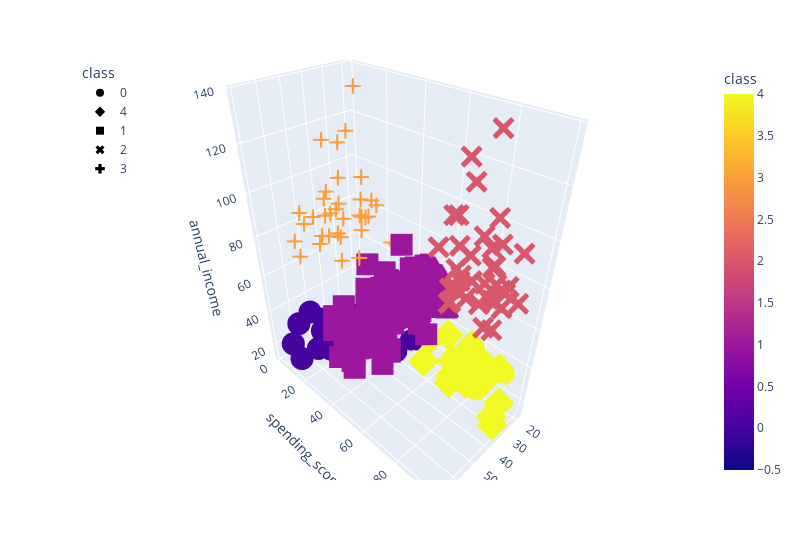

Notebook code cell kept with this figure:
### Code cell
# Plot the 3D-scatter with x="Annual Income", y="Spending Score (1-100)" and z="Age"
fig = px.scatter_3d(
    five_clusters,
    x="age",
    y="spending_score",
    z="annual_income",
    color="class",
    symbol="class",
    width=800,
)
fig.update_layout(legend=dict(x=0, y=1))
fig.show()

### Figure 1 — Plotly figure (JSON) as saved in the notebook; plotly's stock layout.template omitted (floating-point values rounded to 4 significant figures)
{"data": [{"hovertemplate": "class=%{marker.color}<br>age=%{x}<br>spending_score=%{y}<br>annual_income=%{z}<extra></extra>", "legendgroup": "0", "marker": {"color": [0, 0, 0, 0, 0, 0, 0, 0, 0, 0, 0, 0, 0, 0, 0, 0, 0, 0, 0, 0, 0, 0, 0], "coloraxis": "coloraxis", "symbol": "circle"}, "mode": "markers", "name": "0", "scene": "scene", "showlegend": true, "type": "scatter3d", "x": [19, 20, 31, 35, 64, 67, 58, 37, 35, 52, 35, 46, 54, 45, 40, 60, 53, 49, 42, 36, 65, 48, 49], "y": [39, 6, 40, 6, 3, 14, 15, 13, 35, 29, 35, 5, 14, 32, 31, 4, 4, 14, 17, 26, 35, 36, 28], "z": [15, 16, 17, 18, 19, 19, 20, 20, 21, 23, 24, 25, 28, 28, 29, 30, 33, 33, 34, 37, 38, 39, 39]}, {"hovertemplate": "class=%{marker.color}<br>age=%{x}<br>spending_score=%{y}<br>annual_income=%{z}<extra></extra>", "legendgroup": "4", "marker": {"color": [4, 4, 4, 4, 4, 4, 4, 4, 4, 4, 4, 4, 4, 4, 4, 4, 4, 4, 4, 4, 4, 4, 4], "coloraxis": "coloraxis", "symbol": "diamond"}, "mode": "markers", "name": "4", "scene": "scene", "showlegend": true, "type": "scatter3d", "x": [21, 23, 22, 23, 30, 35, 24, 22, 20, 35, 25, 31, 29, 35, 23, 21, 18, 21, 30, 20, 24, 31, 24], "y": [81, 77, 76, 94, 72, 99, 77, 79, 66, 98, 73, 73, 82, 61, 87, 73, 92, 81, 73, 75, 92, 61, 65], "z": [15, 16, 17, 18, 19, 19, 20, 20, 21, 23, 24, 25, 28, 28, 29, 30, 33, 33, 34, 37, 38, 39, 39]}, {"hovertemplate": "class=%{marker.color}<br>age=%{x}<br>spending_score=%{y}<br>annual_income=%{z}<extra></extra>", "legendgroup": "1", "marker": {"color": [1, 1, 1, 1, 1, 1, 1, 1, 1, 1, 1, 1, 1, 1, 1, 1, 1, 1, 1, 1, 1, 1, 1, 1, 1, 1, 1, 1, 1, 1, 1, 1, 1, 1, 1, 1, 1, 1, 1, 1, 1, 1, 1, 1, 1, 1, 1, 1, 1, 1, 1, 1, 1, 1, 1, 1, 1, 1, 1, 1, 1, 1, 1, 1, 1, 1, 1, 1, 1, 1, 1, 1, 1, 1, 1, 1, 1, 1, 1], "coloraxis": "coloraxis", "symbol": "square"}, "mode": "markers", "name": "1", "scene": "scene", "showlegend": true, "type": "scatter3d", "x": [50, 27, 29, 31, 49, 33, 31, 59, 50, 47, 51, 69, 27, 53, 70, 19, 67, 54, 63, 18, 43, 68, 19, 32, 70, 47, 60, 60, 59, 26, 45, 40, 23, 49, 57, 38, 67, 46, 21, 48, 55, 22, 34, 50, 68, 18, 48, 40, 32, 24, 47, 27, 48, 20, 23, 49, 67, 26, 49, 21, 66, 54, 68, 66, 65, 19, 38, 19, 18, 19, 63, 49, 51, 50, 27, 38, 40, 43, 28], "y": [55, 47, 42, 42, 52, 60, 54, 60, 45, 41, 50, 46, 51, 46, 56, 55, 52, 59, 51, 59, 50, 48, 59, 47, 55, 42, 49, 56, 47, 54, 53, 48, 52, 42, 51, 55, 41, 44, 57, 46, 58, 55, 60, 46, 55, 41, 49, 40, 42, 52, 47, 50, 42, 49, 41, 48, 59, 55, 56, 42, 50, 46, 43, 48, 52, 54, 42, 46, 48, 50, 43, 59, 43, 57, 56, 40, 58, 35, 40], "z": [40, 40, 40, 40, 42, 42, 43, 43, 43, 43, 44, 44, 46, 46, 46, 46, 47, 47, 48, 48, 48, 48, 48, 48, 49, 49, 50, 50, 54, 54, 54, 54, 54, 54, 54, 54, 54, 54, 54, 54, 57, 57, 58, 58, 59, 59, 60, 60, 60, 60, 60, 60, 61, 61, 62, 62, 62, 62, 62, 62, 63, 63, 63, 63, 63, 63, 64, 64, 65, 65, 65, 65, 67, 67, 67, 67, 69, 71, 76]}, {"hovertemplate": "class=%{marker.color}<br>age=%{x}<br>spending_score=%{y}<br>annual_income=%{z}<extra></extra>", "legendgroup": "2", "marker": {"color": [2, 2, 2, 2, 2, 2, 2, 2, 2, 2, 2, 2, 2, 2, 2, 2, 2, 2, 2, 2, 2, 2, 2, 2, 2, 2, 2, 2, 2, 2, 2, 2, 2, 2, 2, 2, 2, 2, 2], "coloraxis": "coloraxis", "symbol": "x"}, "mode": "markers", "name": "2", "scene": "scene", "showlegend": true, "type": "scatter3d", "x": [39, 31, 40, 38, 39, 31, 29, 32, 35, 32, 32, 28, 32, 34, 39, 38, 27, 30, 30, 29, 31, 36, 33, 32, 28, 36, 30, 27, 35, 32, 29, 30, 28, 36, 32, 38, 35, 32, 30], "y": [91, 77, 95, 75, 75, 71, 88, 73, 72, 93, 87, 97, 74, 90, 88, 76, 89, 78, 73, 83, 93, 75, 95, 63, 75, 92, 86, 69, 90, 86, 88, 97, 68, 85, 69, 91, 79, 74, 83], "z": [69, 70, 71, 71, 71, 72, 73, 73, 74, 75, 76, 77, 77, 78, 78, 78, 78, 78, 78, 79, 81, 85, 86, 87, 87, 87, 88, 88, 93, 97, 98, 99, 101, 103, 103, 113, 120, 126, 137]}, {"hovertemplate": "class=%{marker.color}<br>age=%{x}<br>spending_score=%{y}<br>annual_income=%{z}<extra></extra>", "legendgroup": "3", "marker": {"color": [3, 3, 3, 3, 3, 3, 3, 3, 3, 3, 3, 3, 3, 3, 3, 3, 3, 3, 3, 3, 3, 3, 3, 3, 3, 3, 3, 3, 3, 3, 3, 3, 3, 3, 3, 3], "coloraxis": "coloraxis", "symbol": "cross"}, "mode": "markers", "name": "3", "scene": "scene", "showlegend": true, "type": "scatter3d", "x": [23, 59, 47, 25, 20, 44, 19, 57, 25, 48, 34, 43, 44, 47, 37, 34, 56, 19, 50, 42, 36, 40, 36, 52, 58, 59, 37, 46, 41, 54, 41, 34, 33, 47, 45, 32], "y": [29, 11, 9, 34, 5, 7, 10, 5, 12, 36, 22, 17, 20, 16, 1, 1, 35, 5, 26, 20, 27, 13, 10, 13, 15, 14, 32, 15, 39, 24, 17, 23, 8, 16, 28, 18], "z": [70, 71, 71, 72, 73, 73, 74, 75, 77, 77, 78, 78, 78, 78, 78, 78, 79, 81, 85, 86, 87, 87, 87, 88, 88, 93, 97, 98, 99, 101, 103, 103, 113, 120, 126, 137]}], "layout": {"coloraxis": {"colorbar": {"title": {"text": "class"}}, "colorscale": [[0, "#0d0887"], [0.1111, "#46039f"], [0.2222, "#7201a8"], [0.3333, "#9c179e"], [0.4444, "#bd3786"], [0.5556, "#d8576b"], [0.6667, "#ed7953"], [0.7778, "#fb9f3a"], [0.8889, "#fdca26"], [1, "#f0f921"]]}, "legend": {"title": {"text": "class"}, "tracegroupgap": 0, "x": 0, "y": 1}, "margin": {"t": 60}, "scene": {"domain": {"x": [0, 1], "y": [0, 1]}, "xaxis": {"title": {"text": "age"}}, "yaxis": {"title": {"text": "spending_score"}}, "zaxis": {"title": {"text": "annual_income"}}}, "width": 800}}
